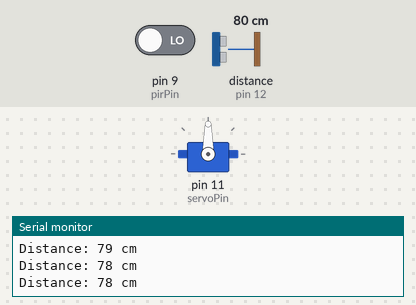
Simulated run of this sketch. Board: Arduino Uno, built with avr-gcc and run on an emulated ATmega328P. On the bench: servo, the last lines printed to the serial monitor. Wiring (inferred from the names in the program): ultrasonic range finder: trigger pin 13; echo pin 12. The test bench sets the inputs (shaded band); at power-on: distance to the obstacle (sensor on pin 12) 80 cm, pin 9 (pirPin) LOW. The echo pulse lasts 58.3 µs per cm.

Above: at 2.2 s.
2.3 s: distance to the obstacle (sensor on pin 12) set to 32 cm
3.8 s: distance to the obstacle (sensor on pin 12) set to 27 cm
6.0 s: distance to the obstacle (sensor on pin 12) set to 35 cm
At 7.0 s:
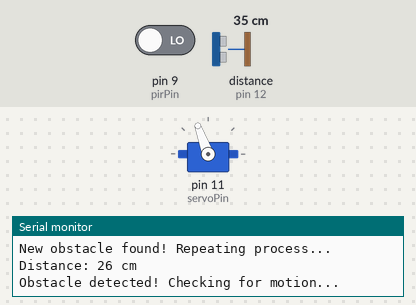
At 8.9 s:
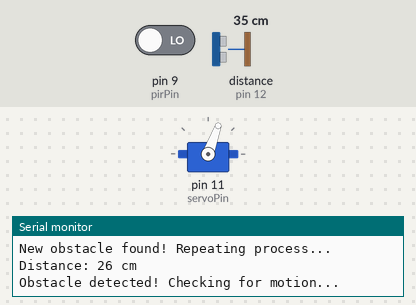
9.0 s: distance to the obstacle (sensor on pin 12) set to 2 cm
At 10.0 s:
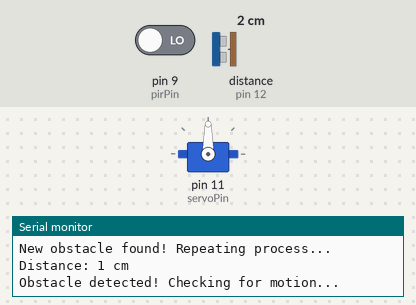
Timing chart, 0 to 12.0 s (numbered marks = the images above; inputs shaded):
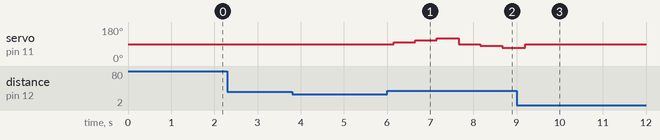

The sketch:

PIRultrasonicservocheking.ino
```cpp
#include <Servo.h>

// Pin Definitions
const int pirPin = 9;       // PIR Sensor Pin
const int trigPin = 13;     // Ultrasonic Sensor Trigger Pin
const int echoPin = 12;     // Ultrasonic Sensor Echo Pin
const int servoPin = 11;    // Servo Motor Pin

Servo servo;

void setup() {
    pinMode(pirPin, INPUT);
    pinMode(trigPin, OUTPUT);
    pinMode(echoPin, INPUT);
    servo.attach(servoPin);
    Serial.begin(9600);

    // Move servo to the initial position
    servo.write(90);
    delay(1000);
}

void loop() {
    int distance = getDistance();

    Serial.print("Distance: ");
    Serial.print(distance);
    Serial.println(" cm");

    if (distance < 30) {  // If obstacle is closer than 30cm
        Serial.println("Obstacle detected! Checking for motion...");

        if (digitalRead(pirPin) == HIGH) {  // If motion is detected
            Serial.println("Motion detected! Waiting 5 seconds...");
            delay(5000);  // Wait for 5 seconds

            Serial.println("Motion check complete. Moving servo...");
        }

        // Move servo to find another obstacle
        for (int angle = 90; angle <= 120; angle += 10) {
            servo.write(angle);
            delay(500);
            if (getDistance() < 30) {  // Check again at new angle
                Serial.println("New obstacle found! Repeating process...");
                return;
            }
        }

        for (int angle = 90; angle >= 60; angle -= 10) {
            servo.write(angle);
            delay(500);
            if (getDistance() < 30) {  // Check again at new angle
                Serial.println("New obstacle found! Repeating process...");
                return;
            }
        }
    }

    delay(500);
}

// Function to measure distance using Ultrasonic Sensor
int getDistance() {
    digitalWrite(trigPin, LOW);
    delayMicroseconds(2);
    digitalWrite(trigPin, HIGH);
    delayMicroseconds(10);
    digitalWrite(trigPin, LOW);

    long duration = pulseIn(echoPin, HIGH);
    int distance = duration * 0.034 / 2;  // Convert to cm

    return distance;
}
```

Measured:
- after the input at 6.0 s, servo on pin 11 (servoPin): rises from 90° to 120° in 1.0 s, then falls to 70° in 1.5 s
- after the input at 9.0 s, servo on pin 11 (servoPin): 70° → 90° after 0.20 s
